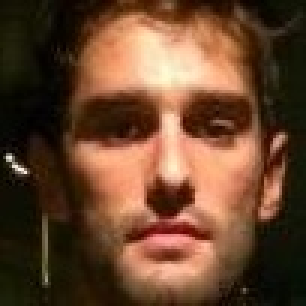
//> input picture Digital-Image-Processing/Assignments/Image-Transformations-And-Data-Augmentation/0.jpg, 102 x 102 px (shown 3 times larger)
$ ./imageTransformations 0.jpg   (built with g++ and OpenCV 4)
//> lines starting //> are read from the running program, lines starting //| are printed output that depends on the picture; after the words box and inside, x2 and y2 are one past the last pixel; in counts of white or black regions, pixels touching at a corner belong together
/* Note: Since this assignment allows for and uses many built-in functions, I have included references to the websites where I obtained knowledge on the functions and how to implement them so as to avoid plagiarism. */
#include <stdio.h>
#include <opencv2/opencv.hpp>

using namespace cv;

#define REGIONS 3 /* I use a symbolic constant here in case the desired number of regions to be erased was altered. */

Mat translateImg(Mat image, Mat translateImage);
Mat cropScaleImg(Mat image, Mat cropScaleImage);
Mat flipImg(Mat image, Mat flipImage, int axis);
Mat rotateImg(Mat image, Mat rotateImage);
Mat randomEraseImg(Mat image, Mat randomEraseImage, int numRegions);
Mat randomIntensityImg(Mat image, Mat randomIntensityImage);
Mat blurImg(Mat image, Mat blurredImage);

int main(int argc, char** argv ){
    if ( argc != 2 ){
        printf("Error: The command needs 2 arguments: the command to run and the input image filename!\n");
        return -1;
    }
    Mat image, translateImage, cropScaleImage, verticalFlipImage, horizontalFlipImage, rotateImage, randomEraseImage, randomIntensityImage, blurredImage;
    image = imread( argv[1], 1);
//> image is the input picture: 102 rows x 102 cols, CV_8UC3; mean B, G, R 45.7, 69.1, 103.3
    translateImage = imread( argv[1], 1);
    cropScaleImage = imread( argv[1], 1);
    verticalFlipImage = imread( argv[1], 1);
    horizontalFlipImage = imread( argv[1], 1);
    rotateImage = imread( argv[1], 1);
    randomEraseImage = imread( argv[1], 1);
    randomIntensityImage = imread( argv[1], 1);
    blurredImage = imread( argv[1], 1);
    if( !image.data || !translateImage.data || !cropScaleImage.data || !verticalFlipImage.data || !horizontalFlipImage.data || !rotateImage.data || !randomEraseImage.data || !randomIntensityImage.data || !blurredImage.data){
        printf("No image data \n");
        return -1;
    }
    srand(time(NULL));

    translateImage = translateImg(image, translateImage);

    cropScaleImage = cropScaleImg(image, cropScaleImage);

    verticalFlipImage = flipImg(image, verticalFlipImage, 0);

    horizontalFlipImage = flipImg(image, horizontalFlipImage, 1);

    rotateImage = rotateImg(image, rotateImage);

    randomEraseImage = randomEraseImg(image, randomEraseImage, REGIONS);

    randomIntensityImage = randomIntensityImg(image, randomIntensityImage);

    blurredImage = blurImg(image, blurredImage);

    namedWindow("OriginalImage.jpg", WINDOW_AUTOSIZE );
    imshow("OriginalImage.jpg", image);

    namedWindow("TranslatedImage.jpg", WINDOW_AUTOSIZE );
    imshow("TranslatedImage.jpg", translateImage);

    namedWindow("CroppedAndScaledImage.jpg", WINDOW_AUTOSIZE );
    imshow("CroppedAndScaledImage.jpg", cropScaleImage);

    namedWindow("VerticallyFlippedImage.jpg", WINDOW_AUTOSIZE );
    imshow("VerticallyFlippedImage.jpg", verticalFlipImage);

    namedWindow("HorizontallyFlippedImage.jpg", WINDOW_AUTOSIZE );
    imshow("HorizontallyFlippedImage.jpg", horizontalFlipImage);

    namedWindow("RotatedImage.jpg", WINDOW_AUTOSIZE );
    imshow("RotatedImage.jpg", rotateImage);

    namedWindow("RandomlyErasedImage.jpg", WINDOW_AUTOSIZE );
    imshow("RandomlyErasedImage.jpg", randomEraseImage);

    namedWindow("RandomlyStretchedImage.jpg", WINDOW_AUTOSIZE );
    imshow("RandomlyStretchedImage.jpg", randomIntensityImage);

    namedWindow("BlurredImage.jpg", WINDOW_AUTOSIZE );
    imshow("BlurredImage.jpg", blurredImage);

    waitKey(0);
    return 0;
}

Mat translateImg(Mat image, Mat translateImage) /*websites of reference: https://learnopencv.com/image-rotation-and-translation-using-opencv/#image-translation
    https://stackoverflow.com/questions/19068085/shift-image-content-with-opencv */
{
    int tx = rand() % image.cols;
    int ty = rand() % image.rows;
    Mat translation_matrix = (Mat_<double>(2,3) << 1, 0, tx, 0, 1, ty);
    warpAffine(image, translateImage, translation_matrix, image.size());
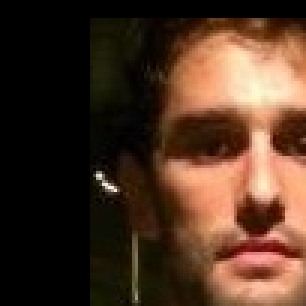
//> translateImage: 102 rows x 102 cols, CV_8UC3 (shown 3 times larger); mean B, G, R 35.3, 51.5, 77
    return translateImage;
}

Mat cropScaleImg(Mat image, Mat cropScaleImage) /* websites of reference: https://learnopencv.com/cropping-an-image-using-opencv/
    https://learnopencv.com/image-resizing-with-opencv/ */
{
    int xCoordinate = rand() % image.cols;
    int yCoordinate = rand() % image.rows;
    int xTraversal = (rand() % image.cols) + xCoordinate;
    int yTraversal = (rand() % image.rows) + yCoordinate;
    if(xTraversal >= image.cols)
    {
        xTraversal = image.cols - 1;
    }
    if(yTraversal >= image.rows)
    {
        yTraversal = image.rows - 1;
//> yTraversal = 101
    }
    cropScaleImage = image(Range(xCoordinate, xTraversal), Range(yCoordinate, yTraversal));
    resize(cropScaleImage, cropScaleImage, Size(image.rows, image.cols), INTER_LINEAR);
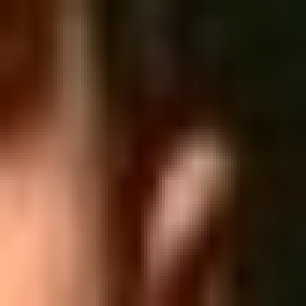
//> cropScaleImage: 102 rows x 102 cols, CV_8UC3 (shown 3 times larger); mean B, G, R 35.6, 55.4, 87.9
    return cropScaleImage;
}

Mat flipImg(Mat image, Mat flipImage, int axis) /* website of reference: http://opencv-tutorials-hub.blogspot.com/2015/11/flip-image-in-opencv-by-using-flip-function-opencv-hub-cplusplus-code.html */
{
//> called with axis = 0
    flip(image, flipImage, axis);
//> call 2 of flipImg, with axis = 1
//> in flipImg (call 2), `flip(image, flipImage, axis);`:
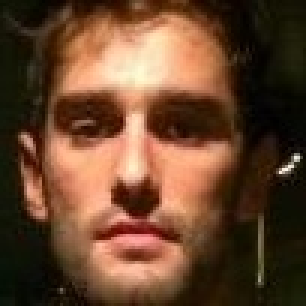
//> flipImage: 102 rows x 102 cols, CV_8UC3 (shown 3 times larger); mean B, G, R 45.7, 69.1, 103.3
    return flipImage;
}

Mat rotateImg(Mat image, Mat rotateImage) /* website of reference: https://learnopencv.com/image-rotation-and-translation-using-opencv/#image-translation */
{
    Point2f center((image.cols-1) / 2.0, (image.rows - 1) / 2.0); //this calculation of the center and Point2f data type were also retrieved from the same website as referenced in the rotateImg() function
//> center = Point(50.5, 50.5)
    double angle = rand() % 181;
    if((rand() % 2) == 1)
    {
        angle *= (-1);
    }
    Mat rotation_matrix = getRotationMatrix2D(center, angle, 1.0);
    warpAffine(image, rotateImage, rotation_matrix, image.size());
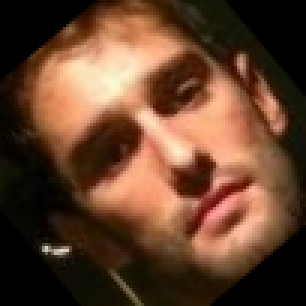
//> rotateImage: 102 rows x 102 cols, CV_8UC3 (shown 3 times larger); mean B, G, R 44.5, 65.4, 99.1
    return rotateImage;
}

Mat randomEraseImg(Mat image, Mat randomEraseImage, int numRegions)
{
//> called with numRegions = 3
    for(int i = 0; i < numRegions; i++)
    {
        int xCoordinate = rand() % randomEraseImage.cols;
        int yCoordinate = rand() % randomEraseImage.rows;
        int xTraversal = (rand() % 50) + xCoordinate; /* I made the random number up to 50 that way it will feasibly be big enough to see, but it will not erase a large section of the image. */
        int yTraversal = (rand() % 50) + yCoordinate;
        if(xTraversal >= randomEraseImage.cols)
        {
            xTraversal = randomEraseImage.cols - 1;
        }
        if(yTraversal >= randomEraseImage.rows)
        {
            yTraversal = randomEraseImage.rows - 1;
        }
        for(int r = yCoordinate; r <= yTraversal; r++)
        {
            for(int c = xCoordinate; c <= xTraversal; c++)
            {
                randomEraseImage.at<Vec3b>(r,c)[0] = 0;
                randomEraseImage.at<Vec3b>(r,c)[1] = 0;
                randomEraseImage.at<Vec3b>(r,c)[2] = 0;
            }
        }
    }
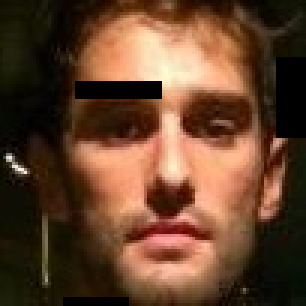
//> randomEraseImage: 102 rows x 102 cols, CV_8UC3 (shown 3 times larger); 4.9% of pixels changed, all inside (x1, y1, x2, y2) = (21, 19, 102, 102)
    return randomEraseImage;
}

Mat randomIntensityImg(Mat image, Mat randomIntensityImage)
{
    int imageType = rand() % 2;
    if(imageType == 1)
    {
        cvtColor(randomIntensityImage, randomIntensityImage, COLOR_BGR2GRAY);
        int min = rand() % 256;
        int max = rand() % 256;
        for(int r = 0; r < randomIntensityImage.rows; r++)
        {
            for(int c = 0; c < randomIntensityImage.cols; c++)
            {
                int temp = 255*(randomIntensityImage.at<uint8_t>(r,c) - min)/(max-min);
                if(temp > 255){
                    temp = 255;
                }
                else if(temp < 0){
                    temp = 0;
                }
                randomIntensityImage.at<uint8_t>(r,c) = temp;
            }
        }
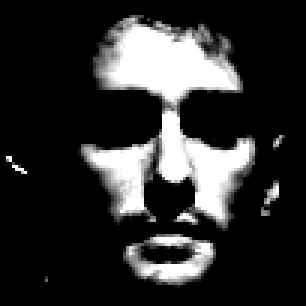
//> randomIntensityImage: 102 rows x 102 cols, CV_8UC1 (shown 3 times larger); min 0, max 255, mean 48
    }
    else
    {
        for(int i = 0; i < 3; i++)
        {
            int min = rand() % 256;
            int max = rand() % 256;
            for(int r = 0; r < randomIntensityImage.rows; r++)
            {
                for(int c = 0; c < randomIntensityImage.cols; c++)
                {
                    int temp = 255*(randomIntensityImage.at<Vec3b>(r,c)[i] - min)/(max-min);
                    if(temp > 255)
                    {
                        temp = 255;
                    }
                    else if(temp < 0)
                    {
                        temp = 0;
                    }
                    randomIntensityImage.at<Vec3b>(r,c)[i] = temp;
                }
            }
        }
    }
    return randomIntensityImage;
}

Mat blurImg(Mat image, Mat blurredImage)
{
    int sizeDetermination = rand() % 4;
    int change = 0;
    if(sizeDetermination == 1)
    {
        sizeDetermination = 5;
        change = 2;
    }
    else if(sizeDetermination == 2)
    {
        sizeDetermination = 7;
        change = 3;
    }
    else
    {
        sizeDetermination = 3;
        change = 1;
    }
    float blurMatrix[sizeDetermination][sizeDetermination];
    for(int i = 0; i < sizeDetermination; i++)
    {
        for(int j = 0; j < sizeDetermination; j++)
        {
            blurMatrix[i][j] = 1.0 / ((float)(sizeDetermination*sizeDetermination));
        }
    }
    for(int r = change; r < blurredImage.rows - change; r++)
    {
        for(int c = change; c < blurredImage.cols - change; c++)
        {
            float bluePixel = 0.0, greenPixel = 0.0, redPixel = 0.0;
            for(int u = (change*-1); u < (change+1); u++)
            {
                for(int v = (change*-1); v < (change+1); v++)
                {
                    bluePixel += (blurMatrix[u+change][v+change] * (float)blurredImage.at<Vec3b>(r+u,c+v)[0]);
                    greenPixel += (blurMatrix[u+change][v+change] * (float)blurredImage.at<Vec3b>(r+u,c+v)[1]);
                    redPixel += (blurMatrix[u+change][v+change] * (float)blurredImage.at<Vec3b>(r+u,c+v)[2]);
                }
            }
            blurredImage.at<Vec3b>(r,c)[0] = (int)bluePixel;
            blurredImage.at<Vec3b>(r,c)[1] = (int)greenPixel;
            blurredImage.at<Vec3b>(r,c)[2] = (int)redPixel;
        }
    }
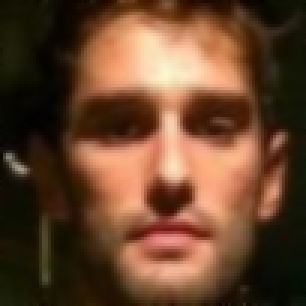
//> blurredImage: 102 rows x 102 cols, CV_8UC3 (shown 3 times larger); mean B, G, R 44.9, 68.3, 102.5
    return blurredImage;
}

$ run again, on Digital-Image-Processing/Assignments/Image-Transformations-And-Data-Augmentation/3.jpg
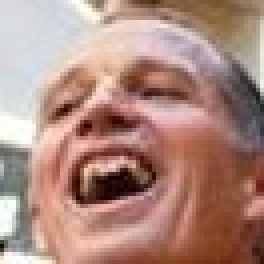
//> input picture Digital-Image-Processing/Assignments/Image-Transformations-And-Data-Augmentation/3.jpg, 66 x 66 px (shown 4 times larger)
//> image is the input picture: 66 rows x 66 cols, CV_8UC3; mean B, G, R 126.7, 137.6, 173.8
//> after the loop in randomIntensityImg, `for(int r = 0; r < randomIntensityImage.rows; r++)`:
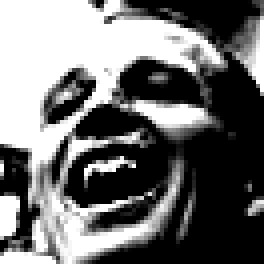
//> randomIntensityImage: 66 rows x 66 cols, CV_8UC1 (shown 4 times larger); min 0, max 255, mean 111.7
//> after the loop in blurImg, `for(int r = change; r < blurredImage.rows - change; r++)`:
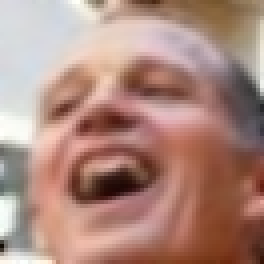
//> blurredImage: 66 rows x 66 cols, CV_8UC3 (shown 4 times larger); mean B, G, R 125.9, 136.9, 173

$ run again, on Digital-Image-Processing/Assignments/Image-Transformations-And-Data-Augmentation/4.jpg
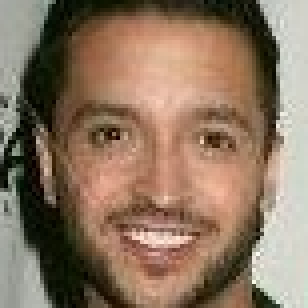
//> input picture Digital-Image-Processing/Assignments/Image-Transformations-And-Data-Augmentation/4.jpg, 77 x 77 px (shown 4 times larger)
//> image is the input picture: 77 rows x 77 cols, CV_8UC3; mean B, G, R 96.3, 116.6, 139.6
//> after the loop in randomEraseImg, `for(int i = 0; i < numRegions; i++)`:
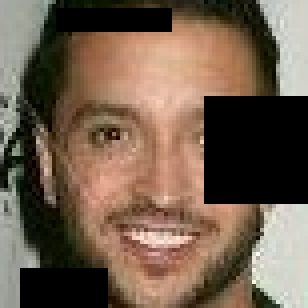
//> randomEraseImage: 77 rows x 77 cols, CV_8UC3 (shown 4 times larger); 18.49% of pixels changed, all inside (x1, y1, x2, y2) = (5, 2, 77, 77)
//> after the loop in blurImg, `for(int r = change; r < blurredImage.rows - change; r++)`:
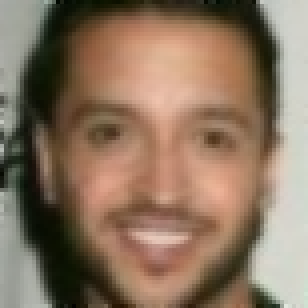
//> blurredImage: 77 rows x 77 cols, CV_8UC3 (shown 4 times larger); mean B, G, R 95.5, 115.9, 138.8
